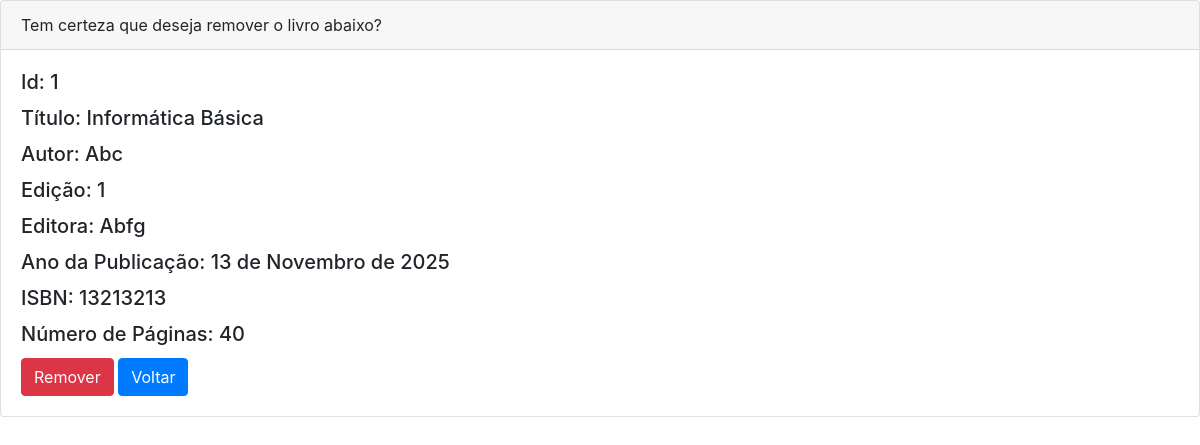
/livros/excluir_livro/1, run on the app's committed database.
### apps/livros/models.py (models this page shows, shortened)
class Livro(models.Model):
    titulo = models.CharField(max_length=100, blank=False, null=False)
    autor = models.CharField(max_length=100, blank=False, null=False)
    edicao = models.CharField(max_length=2)
    editora = models.CharField(max_length=50)
    ano_publicacao = models.DateField(blank=False, null=False)
    isbn = models.CharField(max_length=14)
    numero_paginas = models.IntegerField(blank=False, null=False)
    class Meta:
        db_table = 'Livro'
        verbose_name = 'Livro'
        verbose_name_plural = 'Livros'
        ordering = ['titulo']

### apps/livros/views.py (the view)
# urls.py: path('excluir_livro/<int:id>', views.excluir_livro, name='excluir_livro'),
def excluir_livro(request, id):
    template_name = 'livros/excluir_livro.html'
    livro = Livro.objects.get(id=id)
    context = {'livro': livro}
    if request.method == "POST":
        livro.delete()
        messages.error(request, 'O livro foi excluído com sucesso.')
        return redirect('livros:listar_livros')
    return render(request, template_name, context)

### apps/livros/templates/livros/excluir_livro.html (shortened to what this page needs)
<!DOCTYPE html>
<html lang="pt-br">
<head>
    <link rel="stylesheet" href="https://cdn.jsdelivr.net/npm/bootstrap@4.6.1/dist/css/bootstrap.min.css">
    <link rel="stylesheet" href="https://cdnjs.cloudflare.com/ajax/libs/font-awesome/4.7.0/css/font-awesome.min.css">
</head>
<body>
<div class="card">
    <div class="card-header">
        Tem certeza que deseja remover o livro abaixo?
    </div>
    <div class="card-body">
        <h5 class="card-title">Id: {{livro.id}}</h5>
        <h5 class="card-title">Título: {{livro.titulo}}</h5>
        <h5 class="card-title">Autor: {{livro.autor}}</h5>
        <h5 class="card-title">Edição: {{livro.edicao}}</h5>
        <h5 class="card-title">Editora: {{livro.editora}}</h5>
        <h5 class="card-title">Ano da Publicação: {{livro.ano_publicacao}}</h5>
        <h5 class="card-title">ISBN: {{livro.isbn}}</h5>
        <h5 class="card-title">Número de Páginas: {{livro.numero_paginas}}</h5>
        <form method="post">
            <button class="btn btn-danger" type="submit">Remover</button>
            <a href="{{request.META.HTTP_REFERER}}" class="btn btn-primary">Voltar</a>
        </form>
    </div>
</div>
</body>
</html>

### data on the page
Livro: id "1", titulo "Informática Básica", autor "Abc", edicao "1", editora "Abfg", ano_publicacao "13 de Novembro de 2025", isbn "13213213", numero_paginas "40"
